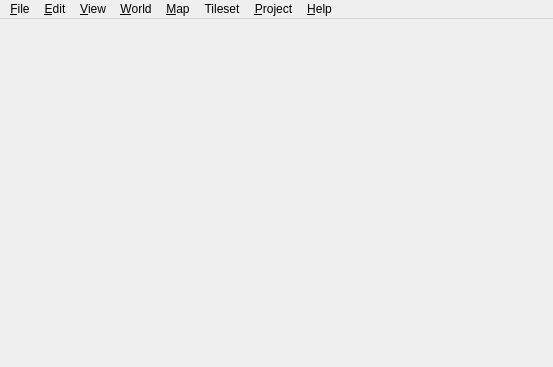
<?xml version="1.0" encoding="UTF-8"?>
<ui version="4.0">
 <class>MainWindow</class>
 <widget class="QMainWindow" name="MainWindow">
  <property name="geometry">
   <rect>
    <x>0</x>
    <y>0</y>
    <width>553</width>
    <height>367</height>
   </rect>
  </property>
  <property name="acceptDrops">
   <bool>true</bool>
  </property>
  <property name="dockOptions">
   <set>QMainWindow::AllowNestedDocks|QMainWindow::AllowTabbedDocks|QMainWindow::AnimatedDocks</set>
  </property>
  <widget class="QWidget" name="centralWidget">
   <layout class="QVBoxLayout" name="verticalLayout">
    <property name="leftMargin">
     <number>0</number>
    </property>
    <property name="topMargin">
     <number>0</number>
    </property>
    <property name="rightMargin">
     <number>0</number>
    </property>
    <property name="bottomMargin">
     <number>0</number>
    </property>
   </layout>
  </widget>
  <widget class="QMenuBar" name="menuBar">
   <property name="geometry">
    <rect>
     <x>0</x>
     <y>0</y>
     <width>553</width>
     <height>23</height>
    </rect>
   </property>
   <widget class="QMenu" name="menuFile">
    <property name="title">
     <string>&amp;File</string>
    </property>
    <widget class="QMenu" name="menuRecentFiles">
     <property name="title">
      <string>&amp;Recent Files</string>
     </property>
     <property name="icon">
      <iconset resource="tiled.qrc">
       <normaloff>:/images/16/document-open-recent.png</normaloff>:/images/16/document-open-recent.png</iconset>
     </property>
     <property name="toolTipsVisible">
      <bool>true</bool>
     </property>
     <addaction name="actionReopenClosedFile"/>
     <addaction name="separator"/>
     <addaction name="actionClearRecentFiles"/>
    </widget>
    <widget class="QMenu" name="menuNew">
     <property name="title">
      <string>&amp;New</string>
     </property>
     <addaction name="actionNewProject"/>
     <addaction name="separator"/>
     <addaction name="actionNewMap"/>
     <addaction name="actionNewTileset"/>
    </widget>
    <widget class="QMenu" name="menuCommand">
     <property name="title">
      <string>Commands</string>
     </property>
     <addaction name="actionEditCommands"/>
    </widget>
    <widget class="QMenu" name="menuRecentProjects">
     <property name="title">
      <string>&amp;Recent Projects</string>
     </property>
     <property name="toolTipsVisible">
      <bool>true</bool>
     </property>
    </widget>
    <addaction name="menuNew"/>
    <addaction name="actionOpen"/>
    <addaction name="actionOpenFileInProject"/>
    <addaction name="menuRecentFiles"/>
    <addaction name="menuRecentProjects"/>
    <addaction name="separator"/>
    <addaction name="actionSave"/>
    <addaction name="actionSaveAs"/>
    <addaction name="actionSaveAll"/>
    <addaction name="actionExport"/>
    <addaction name="actionExportAs"/>
    <addaction name="actionExportAsImage"/>
    <addaction name="actionReload"/>
    <addaction name="separator"/>
    <addaction name="menuCommand"/>
    <addaction name="separator"/>
    <addaction name="actionClose"/>
    <addaction name="actionCloseAll"/>
    <addaction name="actionCloseProject"/>
    <addaction name="actionQuit"/>
   </widget>
   <widget class="QMenu" name="menuEdit">
    <property name="title">
     <string>&amp;Edit</string>
    </property>
    <addaction name="actionCut"/>
    <addaction name="actionCopy"/>
    <addaction name="actionPaste"/>
    <addaction name="actionPasteInPlace"/>
    <addaction name="actionDelete"/>
    <addaction name="separator"/>
    <addaction name="actionPreferences"/>
   </widget>
   <widget class="QMenu" name="menuHelp">
    <property name="title">
     <string>&amp;Help</string>
    </property>
    <addaction name="actionDocumentation"/>
    <addaction name="actionForum"/>
    <addaction name="separator"/>
    <addaction name="actionDonate"/>
    <addaction name="actionAbout"/>
   </widget>
   <widget class="QMenu" name="menuMap">
    <property name="title">
     <string>&amp;Map</string>
    </property>
    <addaction name="actionAddExternalTileset"/>
    <addaction name="actionAddAutomappingRulesTileset"/>
    <addaction name="separator"/>
    <addaction name="actionResizeMap"/>
    <addaction name="actionOffsetMap"/>
    <addaction name="separator"/>
    <addaction name="actionAutoMap"/>
    <addaction name="actionAutoMapWhileDrawing"/>
    <addaction name="separator"/>
    <addaction name="actionMapProperties"/>
   </widget>
   <widget class="QMenu" name="menuView">
    <property name="title">
     <string>&amp;View</string>
    </property>
    <widget class="QMenu" name="menuShowObjectNames">
     <property name="title">
      <string>Show Object &amp;Names</string>
     </property>
     <addaction name="actionNoLabels"/>
     <addaction name="actionLabelsForSelectedObjects"/>
     <addaction name="actionLabelsForAllObjects"/>
     <addaction name="separator"/>
     <addaction name="actionLabelForHoveredObject"/>
    </widget>
    <widget class="QMenu" name="menuSnapping">
     <property name="title">
      <string>Snapping</string>
     </property>
     <addaction name="actionSnapNothing"/>
     <addaction name="actionSnapToGrid"/>
     <addaction name="actionSnapToFineGrid"/>
     <addaction name="actionSnapToPixels"/>
    </widget>
    <addaction name="actionSearchActions"/>
    <addaction name="actionShowGrid"/>
    <addaction name="actionShowTileObjectOutlines"/>
    <addaction name="actionShowObjectReferences"/>
    <addaction name="menuShowObjectNames"/>
    <addaction name="actionShowTileAnimations"/>
    <addaction name="actionShowTileCollisionShapes"/>
    <addaction name="actionEnableWorlds"/>
    <addaction name="actionEnableParallax"/>
    <addaction name="actionHighlightCurrentLayer"/>
    <addaction name="actionHighlightHoveredObject"/>
    <addaction name="separator"/>
    <addaction name="menuSnapping"/>
    <addaction name="separator"/>
    <addaction name="actionZoomIn"/>
    <addaction name="actionZoomOut"/>
    <addaction name="actionZoomNormal"/>
    <addaction name="actionFitInView"/>
    <addaction name="separator"/>
    <addaction name="actionFullScreen"/>
    <addaction name="actionClearView"/>
   </widget>
   <widget class="QMenu" name="menuTileset">
    <property name="title">
     <string>Tileset</string>
    </property>
    <addaction name="actionTilesetProperties"/>
   </widget>
   <widget class="QMenu" name="menuProject">
    <property name="title">
     <string>&amp;Project</string>
    </property>
    <addaction name="actionAddFolderToProject"/>
    <addaction name="actionRefreshProjectFolders"/>
    <addaction name="separator"/>
    <addaction name="actionProjectProperties"/>
   </widget>
   <widget class="QMenu" name="menuWorld">
    <property name="title">
     <string>&amp;World</string>
    </property>
    <widget class="QMenu" name="menuUnloadWorld">
     <property name="title">
      <string>&amp;Unload World</string>
     </property>
     <addaction name="actionUnloadAllWorlds"/>
    </widget>
    <widget class="QMenu" name="menuSaveWorld">
     <property name="title">
      <string>&amp;Save World</string>
     </property>
    </widget>
    <addaction name="actionNewWorld"/>
    <addaction name="actionLoadWorld"/>
    <addaction name="separator"/>
    <addaction name="menuUnloadWorld"/>
    <addaction name="menuSaveWorld"/>
    <addaction name="separator"/>
   </widget>
   <addaction name="menuFile"/>
   <addaction name="menuEdit"/>
   <addaction name="menuView"/>
   <addaction name="menuWorld"/>
   <addaction name="menuMap"/>
   <addaction name="menuTileset"/>
   <addaction name="menuProject"/>
   <addaction name="menuHelp"/>
  </widget>
  <action name="actionOpen">
   <property name="text">
    <string>&amp;Open File or Project...</string>
   </property>
  </action>
  <action name="actionSave">
   <property name="text">
    <string>&amp;Save</string>
   </property>
  </action>
  <action name="actionQuit">
   <property name="icon">
    <iconset resource="tiled.qrc">
     <normaloff>:/images/16/application-exit.png</normaloff>:/images/16/application-exit.png</iconset>
   </property>
   <property name="text">
    <string>&amp;Quit</string>
   </property>
   <property name="menuRole">
    <enum>QAction::QuitRole</enum>
   </property>
  </action>
  <action name="actionCopy">
   <property name="enabled">
    <bool>false</bool>
   </property>
   <property name="icon">
    <iconset resource="tiled.qrc">
     <normaloff>:/images/16/edit-copy.png</normaloff>:/images/16/edit-copy.png</iconset>
   </property>
   <property name="text">
    <string>&amp;Copy</string>
   </property>
  </action>
  <action name="actionPaste">
   <property name="enabled">
    <bool>false</bool>
   </property>
   <property name="icon">
    <iconset resource="tiled.qrc">
     <normaloff>:/images/16/edit-paste.png</normaloff>:/images/16/edit-paste.png</iconset>
   </property>
   <property name="text">
    <string>&amp;Paste</string>
   </property>
  </action>
  <action name="actionAbout">
   <property name="icon">
    <iconset resource="tiled.qrc">
     <normaloff>:/images/16/help-about.png</normaloff>:/images/16/help-about.png</iconset>
   </property>
   <property name="text">
    <string>&amp;About Hydra Tiled</string>
   </property>
   <property name="iconText">
    <string>About Hydra Tiled</string>
   </property>
   <property name="toolTip">
    <string>About Hydra Tiled</string>
   </property>
   <property name="menuRole">
    <enum>QAction::AboutRole</enum>
   </property>
  </action>
  <action name="actionAboutQt">
   <property name="text">
    <string>About Qt</string>
   </property>
   <property name="menuRole">
    <enum>QAction::AboutQtRole</enum>
   </property>
  </action>
  <action name="actionResizeMap">
   <property name="icon">
    <iconset resource="tiled.qrc">
     <normaloff>:/images/16/document-page-setup.png</normaloff>:/images/16/document-page-setup.png</iconset>
   </property>
   <property name="text">
    <string>&amp;Resize Map...</string>
   </property>
  </action>
  <action name="actionMapProperties">
   <property name="icon">
    <iconset resource="tiled.qrc">
     <normaloff>:/images/16/document-properties.png</normaloff>:/images/16/document-properties.png</iconset>
   </property>
   <property name="text">
    <string>Map &amp;Properties...</string>
   </property>
  </action>
  <action name="actionAutoMap">
   <property name="text">
    <string>AutoMap</string>
   </property>
   <property name="shortcut">
    <string notr="true">Ctrl+M</string>
   </property>
  </action>
  <action name="actionShowGrid">
   <property name="checkable">
    <bool>true</bool>
   </property>
   <property name="text">
    <string>Show &amp;Grid</string>
   </property>
   <property name="shortcut">
    <string notr="true">Ctrl+G</string>
   </property>
  </action>
  <action name="actionSaveAs">
   <property name="icon">
    <iconset resource="tiled.qrc">
     <normaloff>:/images/16/document-save-as.png</normaloff>:/images/16/document-save-as.png</iconset>
   </property>
   <property name="text">
    <string>Save &amp;As...</string>
   </property>
   <property name="shortcut">
    <string notr="true">Ctrl+Shift+S</string>
   </property>
  </action>
  <action name="actionNewTileset">
   <property name="text">
    <string>New &amp;Tileset...</string>
   </property>
  </action>
  <action name="actionClose">
   <property name="icon">
    <iconset resource="tiled.qrc">
     <normaloff>:/images/16/window-close.png</normaloff>:/images/16/window-close.png</iconset>
   </property>
   <property name="text">
    <string>&amp;Close</string>
   </property>
  </action>
  <action name="actionZoomIn">
   <property name="icon">
    <iconset resource="tiled.qrc">
     <normaloff>:/images/16/zoom-in.png</normaloff>:/images/16/zoom-in.png</iconset>
   </property>
   <property name="text">
    <string>Zoom In</string>
   </property>
  </action>
  <action name="actionZoomOut">
   <property name="icon">
    <iconset resource="tiled.qrc">
     <normaloff>:/images/16/zoom-out.png</normaloff>:/images/16/zoom-out.png</iconset>
   </property>
   <property name="text">
    <string>Zoom Out</string>
   </property>
  </action>
  <action name="actionZoomNormal">
   <property name="enabled">
    <bool>false</bool>
   </property>
   <property name="icon">
    <iconset resource="tiled.qrc">
     <normaloff>:/images/16/zoom-original.png</normaloff>:/images/16/zoom-original.png</iconset>
   </property>
   <property name="text">
    <string>Normal Size</string>
   </property>
   <property name="shortcut">
    <string notr="true">Ctrl+0</string>
   </property>
  </action>
  <action name="actionExportAsImage">
   <property name="text">
    <string>Export As &amp;Image...</string>
   </property>
  </action>
  <action name="actionCut">
   <property name="enabled">
    <bool>false</bool>
   </property>
   <property name="icon">
    <iconset resource="tiled.qrc">
     <normaloff>:/images/16/edit-cut.png</normaloff>:/images/16/edit-cut.png</iconset>
   </property>
   <property name="text">
    <string>Cu&amp;t</string>
   </property>
  </action>
  <action name="actionOffsetMap">
   <property name="text">
    <string>&amp;Offset Map...</string>
   </property>
  </action>
  <action name="actionPreferences">
   <property name="text">
    <string>Pre&amp;ferences...</string>
   </property>
   <property name="menuRole">
    <enum>QAction::PreferencesRole</enum>
   </property>
  </action>
  <action name="actionClearRecentFiles">
   <property name="icon">
    <iconset resource="tiled.qrc">
     <normaloff>:/images/16/edit-clear.png</normaloff>:/images/16/edit-clear.png</iconset>
   </property>
   <property name="text">
    <string>Clear Recent Files</string>
   </property>
  </action>
  <action name="actionExportAs">
   <property name="text">
    <string>E&amp;xport As...</string>
   </property>
   <property name="shortcut">
    <string notr="true">Ctrl+Shift+E</string>
   </property>
  </action>
  <action name="actionAddExternalTileset">
   <property name="text">
    <string>&amp;Add External Tileset...</string>
   </property>
  </action>
  <action name="actionSnapToGrid">
   <property name="checkable">
    <bool>true</bool>
   </property>
   <property name="text">
    <string>&amp;Snap to Grid</string>
   </property>
  </action>
  <action name="actionCloseAll">
   <property name="text">
    <string>C&amp;lose All</string>
   </property>
   <property name="shortcut">
    <string notr="true">Ctrl+Shift+W</string>
   </property>
  </action>
  <action name="actionDelete">
   <property name="enabled">
    <bool>false</bool>
   </property>
   <property name="icon">
    <iconset resource="tiled.qrc">
     <normaloff>:/images/16/edit-delete.png</normaloff>:/images/16/edit-delete.png</iconset>
   </property>
   <property name="text">
    <string>&amp;Delete</string>
   </property>
   <property name="iconText">
    <string>Delete</string>
   </property>
  </action>
  <action name="actionHighlightCurrentLayer">
   <property name="checkable">
    <bool>true</bool>
   </property>
   <property name="text">
    <string>&amp;Highlight Current Layer</string>
   </property>
   <property name="shortcut">
    <string notr="true">H</string>
   </property>
  </action>
  <action name="actionShowTileObjectOutlines">
   <property name="checkable">
    <bool>true</bool>
   </property>
   <property name="text">
    <string>Show Tile Object &amp;Outlines</string>
   </property>
  </action>
  <action name="actionSnapToFineGrid">
   <property name="checkable">
    <bool>true</bool>
   </property>
   <property name="text">
    <string>Snap to &amp;Fine Grid</string>
   </property>
  </action>
  <action name="actionShowTileAnimations">
   <property name="checkable">
    <bool>true</bool>
   </property>
   <property name="text">
    <string>Show Tile Animations</string>
   </property>
  </action>
  <action name="actionReload">
   <property name="text">
    <string>Reload</string>
   </property>
   <property name="shortcut">
    <string notr="true">Ctrl+R</string>
   </property>
  </action>
  <action name="actionExport">
   <property name="text">
    <string>&amp;Export</string>
   </property>
   <property name="shortcut">
    <string notr="true">Ctrl+E</string>
   </property>
  </action>
  <action name="actionDonate">
   <property name="text">
    <string>Support Tiled Development ↗</string>
   </property>
  </action>
  <action name="actionSaveAll">
   <property name="text">
    <string>Save All</string>
   </property>
  </action>
  <action name="actionDocumentation">
   <property name="text">
    <string>User Manual ↗</string>
   </property>
  </action>
  <action name="actionNoLabels">
   <property name="checkable">
    <bool>true</bool>
   </property>
   <property name="text">
    <string>&amp;Never</string>
   </property>
  </action>
  <action name="actionLabelsForSelectedObjects">
   <property name="checkable">
    <bool>true</bool>
   </property>
   <property name="checked">
    <bool>true</bool>
   </property>
   <property name="text">
    <string>For &amp;Selected Objects</string>
   </property>
  </action>
  <action name="actionLabelsForAllObjects">
   <property name="checkable">
    <bool>true</bool>
   </property>
   <property name="text">
    <string>For &amp;All Objects</string>
   </property>
  </action>
  <action name="actionAutoMapWhileDrawing">
   <property name="checkable">
    <bool>true</bool>
   </property>
   <property name="text">
    <string>AutoMap While Drawing</string>
   </property>
  </action>
  <action name="actionNewMap">
   <property name="text">
    <string>New Map...</string>
   </property>
  </action>
  <action name="actionPasteInPlace">
   <property name="enabled">
    <bool>false</bool>
   </property>
   <property name="text">
    <string>Paste &amp;in Place</string>
   </property>
   <property name="shortcut">
    <string notr="true">Ctrl+Shift+V</string>
   </property>
  </action>
  <action name="actionFullScreen">
   <property name="checkable">
    <bool>true</bool>
   </property>
   <property name="text">
    <string>Full Screen</string>
   </property>
   <property name="shortcut">
    <string notr="true">F11</string>
   </property>
  </action>
  <action name="actionSnapToPixels">
   <property name="checkable">
    <bool>true</bool>
   </property>
   <property name="text">
    <string>Snap to &amp;Pixels</string>
   </property>
  </action>
  <action name="actionTilesetProperties">
   <property name="icon">
    <iconset resource="tiled.qrc">
     <normaloff>:/images/16/document-properties.png</normaloff>:/images/16/document-properties.png</iconset>
   </property>
   <property name="text">
    <string>Tileset &amp;Properties...</string>
   </property>
  </action>
  <action name="actionSnapNothing">
   <property name="checkable">
    <bool>true</bool>
   </property>
   <property name="checked">
    <bool>true</bool>
   </property>
   <property name="text">
    <string>No Snapping</string>
   </property>
  </action>
  <action name="actionEditCommands">
   <property name="icon">
    <iconset>
     <normalon>:/images/24/system-run.png</normalon>
    </iconset>
   </property>
   <property name="text">
    <string>Edit Commands...</string>
   </property>
  </action>
  <action name="actionClearView">
   <property name="checkable">
    <bool>true</bool>
   </property>
   <property name="text">
    <string>Clear View</string>
   </property>
   <property name="shortcut">
    <string notr="true">Tab</string>
   </property>
  </action>
  <action name="actionLabelForHoveredObject">
   <property name="checkable">
    <bool>true</bool>
   </property>
   <property name="text">
    <string>For Hovered Object</string>
   </property>
  </action>
  <action name="actionLoadWorld">
   <property name="text">
    <string>&amp;Load World...</string>
   </property>
  </action>
  <action name="actionNewWorld">
   <property name="text">
    <string>&amp;New World...</string>
   </property>
  </action>
  <action name="actionHighlightHoveredObject">
   <property name="checkable">
    <bool>true</bool>
   </property>
   <property name="text">
    <string>Highlight Hovered Object</string>
   </property>
  </action>
  <action name="actionShowTileCollisionShapes">
   <property name="checkable">
    <bool>true</bool>
   </property>
   <property name="text">
    <string>Show Tile Collision Shapes</string>
   </property>
  </action>
  <action name="actionFitInView">
   <property name="icon">
    <iconset resource="tiled.qrc">
     <normaloff>:/images/16/zoom-fit-best.png</normaloff>:/images/16/zoom-fit-best.png</iconset>
   </property>
   <property name="text">
    <string>Fit Map in View</string>
   </property>
   <property name="shortcut">
    <string notr="true">Ctrl+/</string>
   </property>
  </action>
  <action name="actionForum">
   <property name="text">
    <string>Community Forum ↗</string>
   </property>
  </action>
  <action name="actionCloseProject">
   <property name="text">
    <string>&amp;Close Project</string>
   </property>
  </action>
  <action name="actionClearRecentProjects">
   <property name="icon">
    <iconset resource="tiled.qrc">
     <normaloff>:/images/16/edit-clear.png</normaloff>:/images/16/edit-clear.png</iconset>
   </property>
   <property name="text">
    <string>Clear Recent Projects</string>
   </property>
  </action>
  <action name="actionAddFolderToProject">
   <property name="text">
    <string>Add Folder to Project...</string>
   </property>
  </action>
  <action name="actionRefreshProjectFolders">
   <property name="text">
    <string>Refresh Folders</string>
   </property>
  </action>
  <action name="actionShowObjectReferences">
   <property name="checkable">
    <bool>true</bool>
   </property>
   <property name="text">
    <string>Show Object &amp;References</string>
   </property>
  </action>
  <action name="actionReopenClosedFile">
   <property name="text">
    <string>Reopen Closed File</string>
   </property>
   <property name="shortcut">
    <string notr="true">Ctrl+Shift+T</string>
   </property>
  </action>
  <action name="actionProjectProperties">
   <property name="icon">
    <iconset resource="tiled.qrc">
     <normaloff>:/images/16/document-properties.png</normaloff>:/images/16/document-properties.png</iconset>
   </property>
   <property name="text">
    <string>Project &amp;Properties...</string>
   </property>
  </action>
  <action name="actionOpenFileInProject">
   <property name="text">
    <string>Open File in &amp;Project...</string>
   </property>
   <property name="shortcut">
    <string notr="true">Ctrl+P</string>
   </property>
  </action>
  <action name="actionEnableParallax">
   <property name="checkable">
    <bool>true</bool>
   </property>
   <property name="text">
    <string>Enable Parallax</string>
   </property>
  </action>
  <action name="actionEnableWorlds">
   <property name="checkable">
    <bool>true</bool>
   </property>
   <property name="text">
    <string>Show &amp;World</string>
   </property>
  </action>
  <action name="actionNewProject">
   <property name="text">
    <string>&amp;New Project...</string>
   </property>
   <property name="shortcut">
    <string notr="true">Ctrl+Shift+N</string>
   </property>
  </action>
  <action name="actionAddAutomappingRulesTileset">
   <property name="text">
    <string>Add Automapping Rules Tileset</string>
   </property>
  </action>
  <action name="actionSearchActions">
   <property name="text">
    <string>Search Actions...</string>
   </property>
   <property name="toolTip">
    <string>Search actions available in Tiled</string>
   </property>
   <property name="shortcut">
    <string notr="true">Ctrl+Shift+P</string>
   </property>
  </action>
  <action name="actionUnloadAllWorlds">
   <property name="text">
    <string>Unload All Worlds</string>
   </property>
  </action>
 </widget>
 <layoutdefault spacing="6" margin="11"/>
 <resources>
  <include location="tiled.qrc"/>
 </resources>
 <connections/>
</ui>
